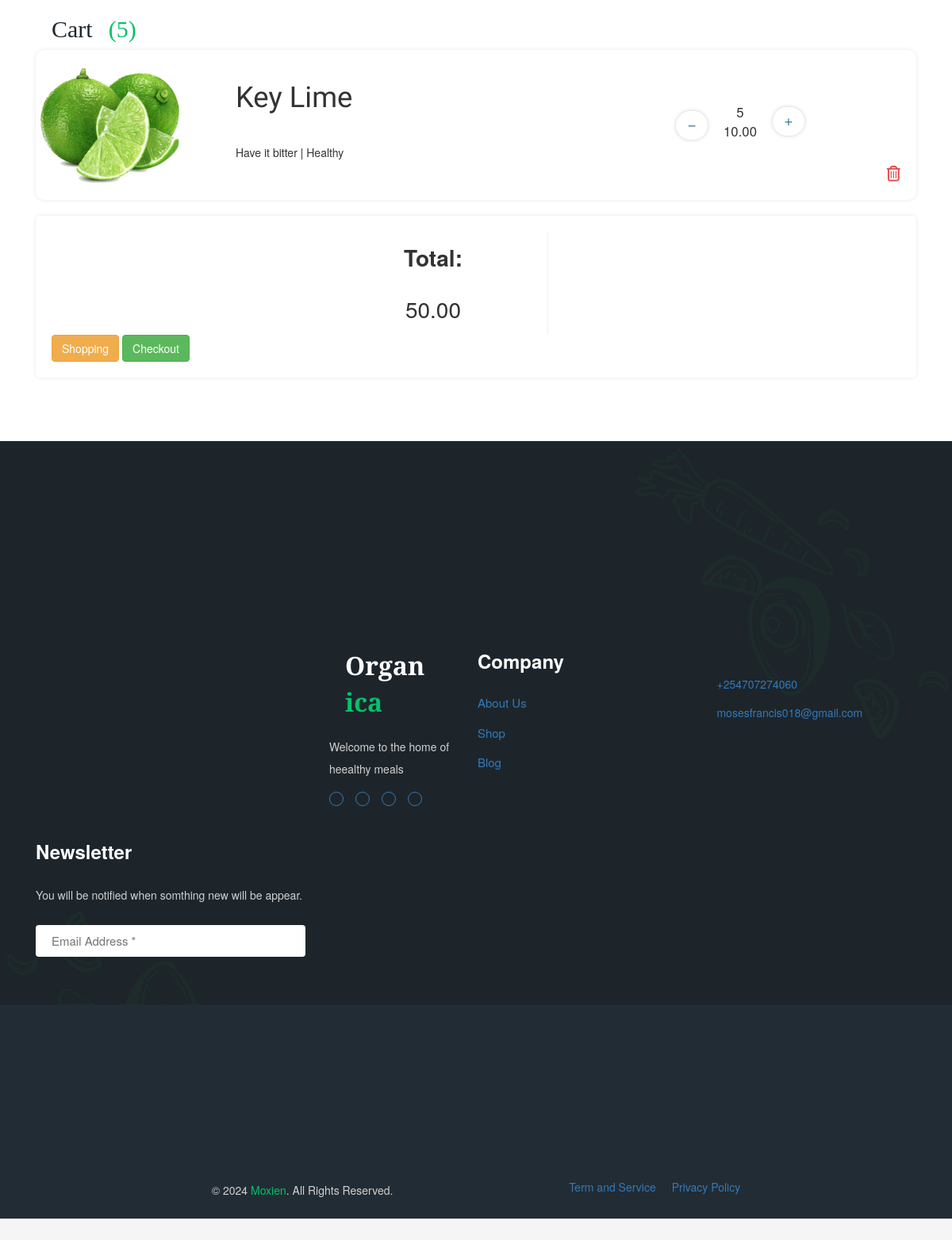
/summary (signed in), run on an earlier commit of the app's database.
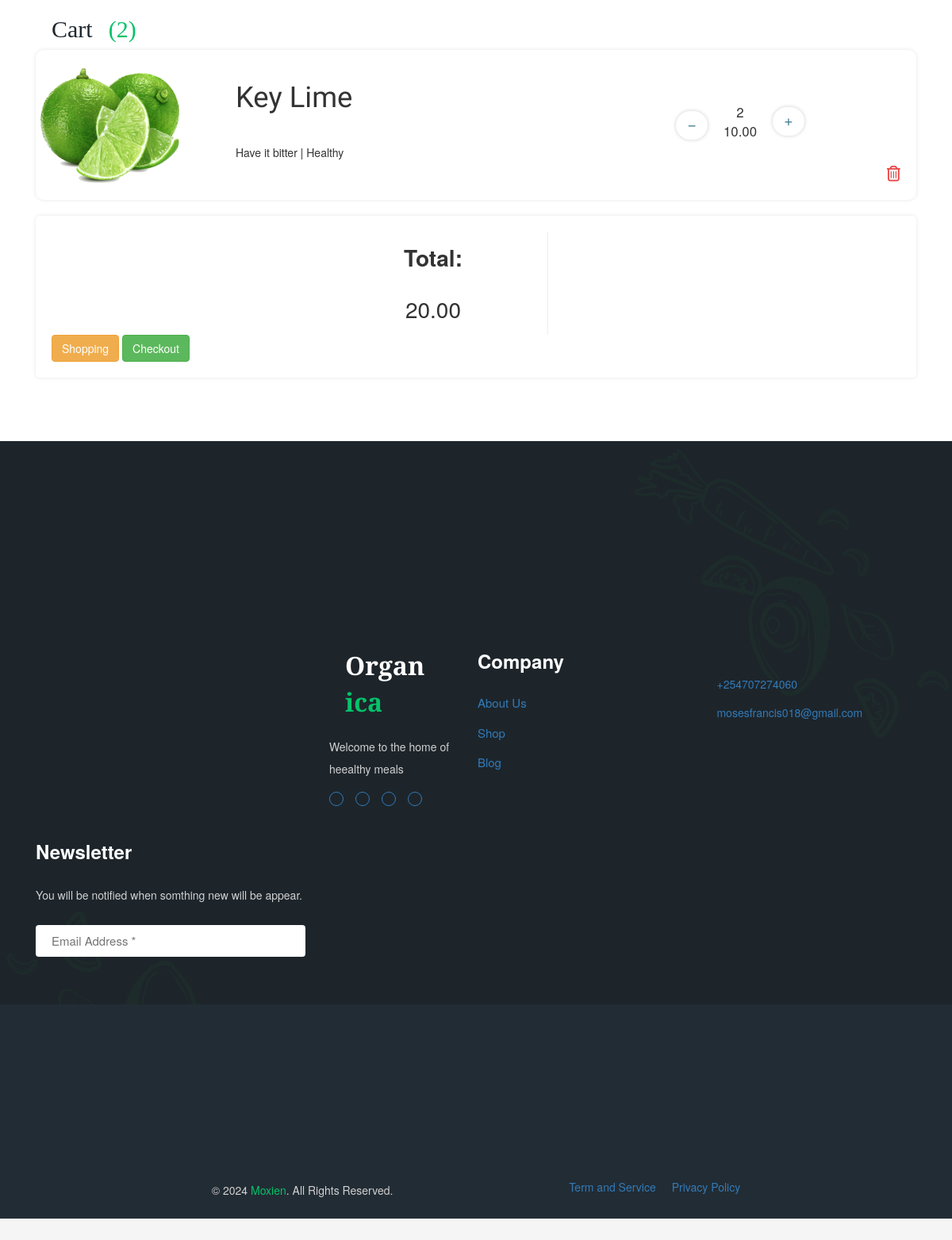
And on a later commit of the database.
### cart/models.py (models this page shows, shortened)
class CartItem(models.Model):
    cart = models.ForeignKey(Cart, on_delete=models.CASCADE)
    product = models.ForeignKey(Product, on_delete=models.CASCADE)
    quantity = models.PositiveIntegerField(default=1)
    def get_total_price(self):
        return self.quantity * (self.product.sale_price if self.product.on_sale else self.product.price)

### store/models.py (models this page shows, shortened)
class Product(models.Model):
    name = models.CharField(max_length=100)
    price = MoneyField(max_digits=10, decimal_places=2, default_currency = 'KES', default=0)
    stock = models.IntegerField(default=0)
    image = models.ImageField(upload_to='Product/',default='default.gif')
    description = models.TextField()
    category = models.ForeignKey(Category,on_delete=models.CASCADE)
    on_sale = models.BooleanField(default=False)
    sale_price = MoneyField(max_digits=10, decimal_places=2, default_currency = 'KES', default=0)

### cart/views.py (the view)
# urls.py: path("summary", views.cart_summary, name="cart-summary"),          # Cart summary - no product_id needed
def cart_summary(request):
    cart = get_cart(request)
    cart_items = CartItem.objects.filter(cart=cart)
    total_price = sum(item.get_total_price() for item in cart_items)
    total_quantity = sum(item.quantity for item in cart_items)
    return render(request, 'cart/cart_summary.html', {
        'aggregated_items': cart_items,
        'total_price': total_price,
        'total_quantity': total_quantity  # This will give you the sum of all quantities
    })

### cart/context_processors.py (called while the page is built)
def cart_processor(request):
    cart = request.session.get('cart', {})
    total_items = sum(cart.values())  # Calculate the total number of items in the cart
    return {
        'cart': cart,
        'total_items': total_items,
    }

### cart/views.py (called while the page is built)
def get_cart(request):
    if request.user.is_authenticated:
        cart, created = Cart.objects.get_or_create(user=request.user)
        session_key = request.session.session_key
        if session_key:
            session_cart = Cart.objects.filter(session_key=session_key).first()
            if session_cart:
                for item in session_cart.cartitem_set.all():
                    cart_item, _ = CartItem.objects.get_or_create(cart=cart, product=item.product)
                    cart_item.quantity += item.quantity  # Adjust quantity if necessary
                    cart_item.save()
                session_cart.delete()  # Clear session-based cart after migration
    else:
        session_key = request.session.session_key or request.session.create()
        cart, created = Cart.objects.get_or_create(session_key=session_key)
    return cart

### templates/cart/cart_summary.html (shortened to what this page needs)
{% extends 'app1/base.html' %}
{% load static %}
{% block extrastyle %}
  <link rel="stylesheet" href="{% static 'assets/css/cart.css' %}">
  <link rel="stylesheet" href="https://cdn.jsdelivr.net/npm/bootstrap@3.3.7/dist/css/bootstrap.min.css">
{% endblock extrastyle %}
{% block content %}
<div class="cart">
  <div class="container">
    <div class="grid_12">
      <h1 class="h1">
        <a href="#" class="logo">Cart<span class="span logo">({{ total_quantity }})</span></a>
      </h1>
    </div>
    <ul class="items">
      {% if aggregated_items %}
      {% for item in aggregated_items %}
        <li class="grid_4 item" id="cart-item-{{ item.product.id }}">
          <a href="#" class="btn-remove" data-url="{% url 'cart:cart-delete' item.product.id %}">
            <i class="far fa-trash-alt"></i>
          </a>
          <div class="preview">
            <img src="{{ item.product.image.url }}" alt="{{ item.product.name }}" />
          </div>
          <div class="details" data-price="{{ item.product.price }}">
            <h3>{{ item.product.name }}</h3>
            <p>{{ item.product.description }}</p>
          </div>
          <div class="inner_container">
            <div class="col_1of2 align-center picker">
              <p>
                <a href="#" class="btn-quantity update-cart-item plus" data-url="{% url 'cart:cart-update' item.product.id %}">
                  <i class="fas fa-plus"></i>
                </a>
                <div class="col_1of2 quantity-text">
                  <p>
                    <span id="item-quantity-{{ item.product.id }}" class="current_quantity">{{ item.quantity }}</span>
                        {% if item.product.on_sale %}
                      <span class="get_p" data-price="{{ item.product.sale_price }}">{{ item.product.sale_price }}</span>
                        {% else %}
                        <span class="get_p" data-price="{{ item.product.price }}">{{ item.product.price }}</span>
                        {% endif %}
                  </p>
                </div>
                <a href="#" class="btn-quantity minus" data-url="{% url 'cart:cart-update' item.product.id %}">
                  <i class="fas fa-minus"></i>
                </a>
              </p>
            </div>
          </div>
        </li>
      {% endfor %}
      {% else %}
        <li class="panel-item">
          <p class="item-title">Your cart is empty</p>
        </li>
      {% endif %}
    </ul>
    <div class="grid_12 summary">
      <div class="inner_container">
        <div class="summary-content">
          <div class="col_1of2 meta-data">
            <div class="total">
              <strong>Total:</strong>
              <span id="cart-total-price" class="amount">{{ total_price }}</span>
            </div>
          </div>
        </div>
        <div class="btn-summaryy">
          <a type="button" class="btn btn-warning" href="{% url 'store:shop' %}"> Shopping</a>
          <a href="{% url 'cart:checkout' %}" type="button" class="btn btn-success">Checkout</a>
        </div>
      </div>
    </div>
  </div>
</div>
{% endblock content %}

### templates/app1/base.html (shortened to what this page needs)
{% load static %}
<!DOCTYPE html>
<html lang="en">
<head>
  <link rel="stylesheet" href="{% static 'assets/css/main.css' %}">
  <link rel="stylesheet" href="{% static 'assets/css/home.css' %}">
    <link rel="stylesheet" href="https://cdnjs.cloudflare.com/ajax/libs/font-awesome/6.5.1/css/all.min.css">
</head>
     {% block extrastyle %}
     {% endblock extrastyle %}
</head>
<body>
    {% block content %}
    {% endblock content %}
          {% if show_footer != False %}
                <footer class="footer">
                    <div class="footer-top">
                    <div class="container">
                        <div class="footer-brand">
                        <a href="./index.html" class="logo">Organ<span class="span">ica</span></a>
                        <p class="footer-text">
                           Welcome to the home of heealthy meals
                        </p>
                        <ul class="social-list">
                            <li>
                            <a href="#" class="social-link">
                            </a>
                            </li>
                            <li>
                            <a href="#" class="social-link">
                            </a>
                            </li>
                            <li>
                            <a href="#" class="social-link">
                            </a>
                            </li>
                            <li>
                            <a href="#" class="social-link">
                            </a>
                            </li>
                        </ul>
                        </div>
                        <ul class="footer-list">
                        <li>
                            <p class="footer-list-title">Company</p>
                        </li>
                        <li>
                            <a href="{% url 'store:blog' %}" class="footer-link">About Us</a>
                        </li>
                        <li>
                            <a href="{% url 'store:shop' %}" class="footer-link">Shop</a>
                        </li>
                        <li>
                            <a href="{% url 'store:blog' %}" class="footer-link">Blog</a>
                        </li>
                        </ul>
                        <ul class="footer-list">
                        <li class="footer-item">
                        </li>
                        <li class="footer-item">
                            <a href="tel:+1800123456789" class="contact-link">+254707274060</a>
                        </li>
                        <li class="footer-item">
                            <a href="mailto:organica@help.com" class="contact-link">mosesfrancis018@gmail.com</a>
                        </li>
                        </ul>
                        <div class="footer-list">
                        <p class="footer-list-title">Newsletter</p>
                        <p class="newsletter-text">
                            You will be notified when somthing new will be appear.
                        </p>
                        <form action="" class="footer-form">
                            <input type="email" name="email" placeholder="Email Address *" required class="footer-input">
                        </form>
                        </div>
                    </div>
                    </div>
                    <div class="footer-bottom">
                    <div class="container">
                        <p class="copyright">
                        &copy; 2024 <a href="#" class="copyright-link">Moxien</a>. All Rights Reserved.
                        </p>
                        <ul class="footer-bottom-list">
                        <li>
                            <a href="#" class="footer-bottom-link">Term and Service</a>
                        </li>
                        <li>
                            <a href="#" class="footer-bottom-link">Privacy Policy</a>
                        </li>
                        </ul>
                    </div>
                    </div>
                </footer>
        {% endif %}
</body>
</html>

### static/assets/css/cart.css (style rules this page uses)
* { box-sizing: border-box; margin-top: 0; }
.align-center { text-align: center; }
html { background: #f5f5f5; font-family: "Roboto", sans-serif; }
.items { margin: 0; padding: 0; list-style: none; }
.container { max-width: 1140px; margin: 0 auto; padding: 0 50px; margin-top: 200px; }
.picker { display: flex; flex-direction: row-reverse; align-items: center; }
.quantity-text { margin: 0 20px; font-size: 1.2em; }
h3 { font-family: "Amatic SC", cursive; font-size: 2em; }
input { border-radius: 10px; height: 40px; }
.logo { padding: 0 20px; }
h1 { font-family: "Amatic SC", cursive; font-size: 4em; }
.summary-content { display: flex; justify-content: space-around; align-items: flex-end; }

What changed in the data, as far as the page shows it:
changed CartItem "Key Lime": quantity "5" → "2"
Also different on the page:
{{ total_quantity }}: "5" → "2"
{{ total_price }}: "50.00" → "20.00"
